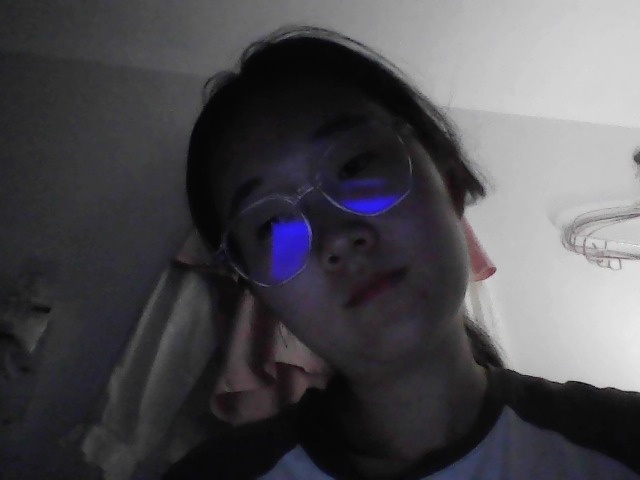
#> input picture backend/app/local_images/20250710014354.jpg, 640 x 480 px
$ python -i liveness.py   (imports and definitions only)
#> lines starting #> are read from the running program, lines starting #| are printed output that depends on the picture
from flask import Blueprint, request, jsonify
import cv2
import numpy as np
import base64
import os

# [1 line that did not run here, left out]

def decode_base64_image(data):
    header, encoded = data.split(',', 1)
    img_bytes = base64.b64decode(encoded)
    img_array = np.frombuffer(img_bytes, np.uint8)
    return cv2.imdecode(img_array, cv2.IMREAD_COLOR)

def detect_blink(frames):
    # 加载人脸和眼睛检测模型
    base_dir = os.path.dirname(os.path.dirname(os.path.abspath(__file__)))
    face_cascade = cv2.CascadeClassifier(os.path.join(base_dir, '../../cv2_data/haarcascade_frontalface_default.xml'))
    eye_cascade = cv2.CascadeClassifier(os.path.join(base_dir, '../../cv2_data/haarcascade_eye.xml'))
    eye_counts = []
    for frame_b64 in frames:
        img = decode_base64_image(frame_b64)
        gray = cv2.cvtColor(img, cv2.COLOR_BGR2GRAY)
        faces = face_cascade.detectMultiScale(gray, 1.3, 5)
        for (x, y, w, h) in faces:
            roi_gray = gray[y:y+h, x:x+w]
            eyes = eye_cascade.detectMultiScale(roi_gray)
            eye_counts.append(len(eyes))
    # 检查眼睛数量有明显变化（如2->0->2，表示眨眼）
    for i in range(1, len(eye_counts)-1):
        if eye_counts[i-1] >= 2 and eye_counts[i] == 0 and eye_counts[i+1] >= 2:
            return True
    return False

# [25 lines that did not run here, left out]

>>> import cv2
>>> picture = cv2.imread('../local_images/20250710014354.jpg', cv2.IMREAD_GRAYSCALE)
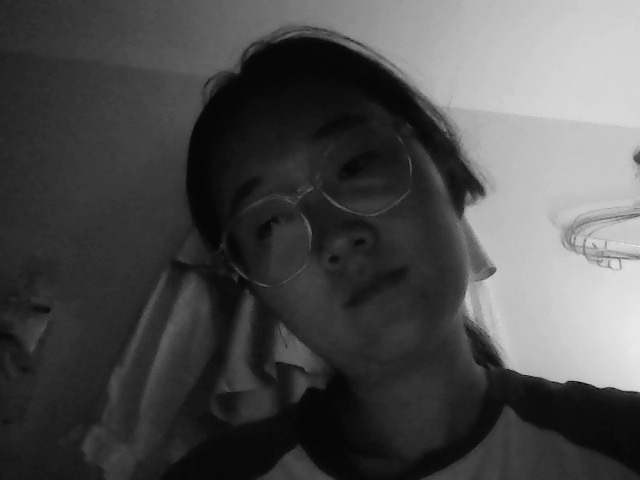
#> picture: shape (480, 640); min 1, max 241, mean 77.5
#> (the run stopped early here; a loop or call above may not have finished)

$ run again, on backend/app/local_images/20250710103202.jpg
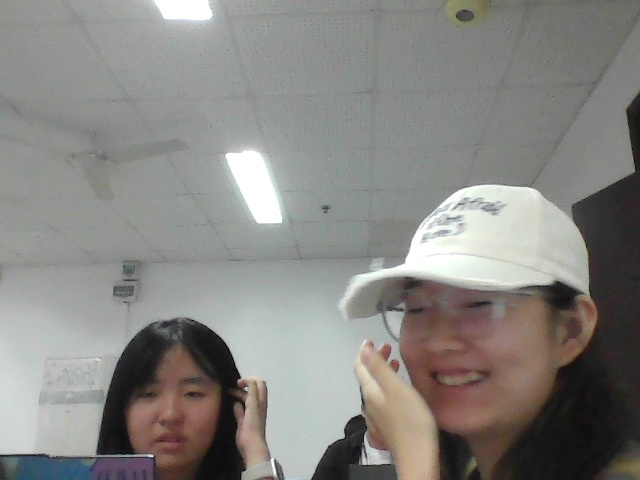
#> input picture backend/app/local_images/20250710103202.jpg, 640 x 480 px
#> `picture = cv2.imread('../local_images/20250710014354.jpg', cv2.IMREAD_..`:
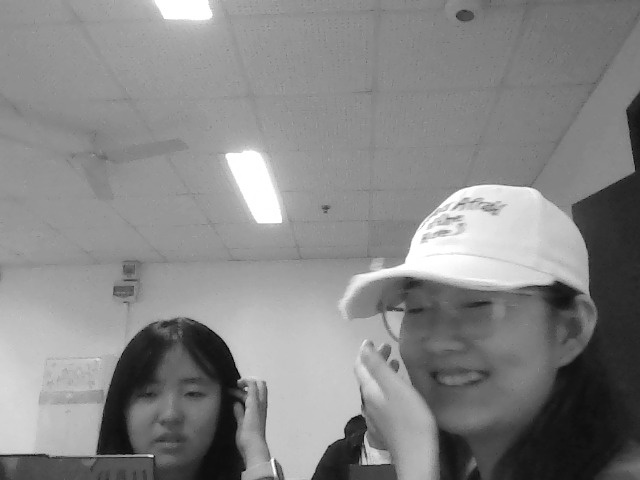
#> picture: shape (480, 640); min 0, max 255, mean 134.1

$ run again, on backend/app/local_images/20250710103212.jpg
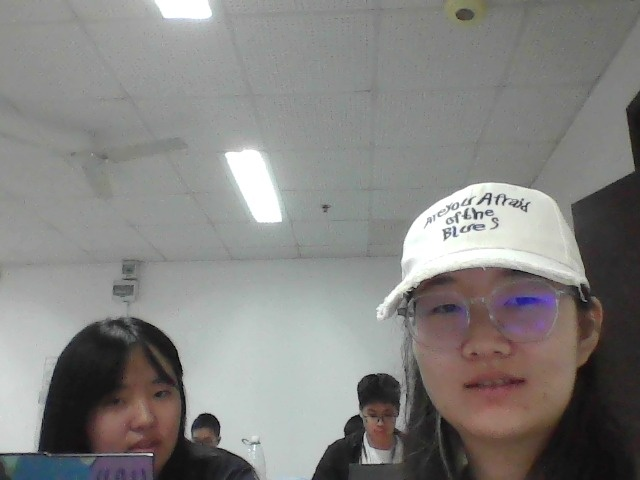
#> input picture backend/app/local_images/20250710103212.jpg, 640 x 480 px
#> `picture = cv2.imread('../local_images/20250710014354.jpg', cv2.IMREAD_..`:
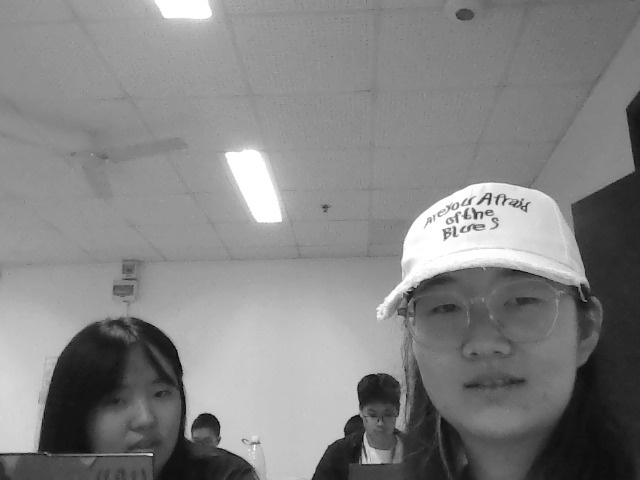
#> picture: shape (480, 640); min 0, max 255, mean 131.6

$ run again, on backend/app/local_images/20250710103337.jpg
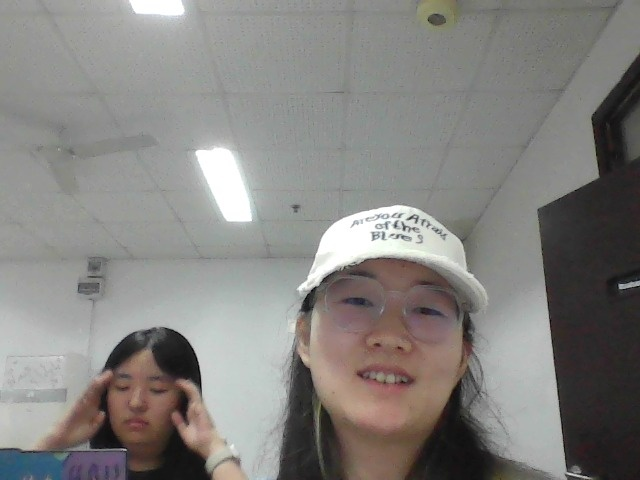
#> input picture backend/app/local_images/20250710103337.jpg, 640 x 480 px
#> `picture = cv2.imread('../local_images/20250710014354.jpg', cv2.IMREAD_..`:
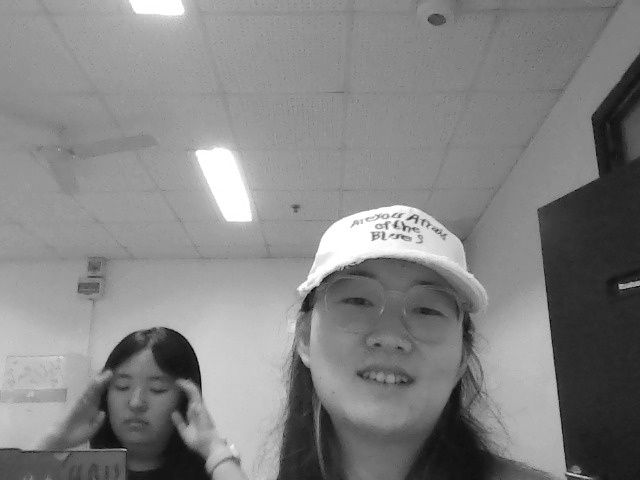
#> picture: shape (480, 640); min 0, max 255, mean 131.1
